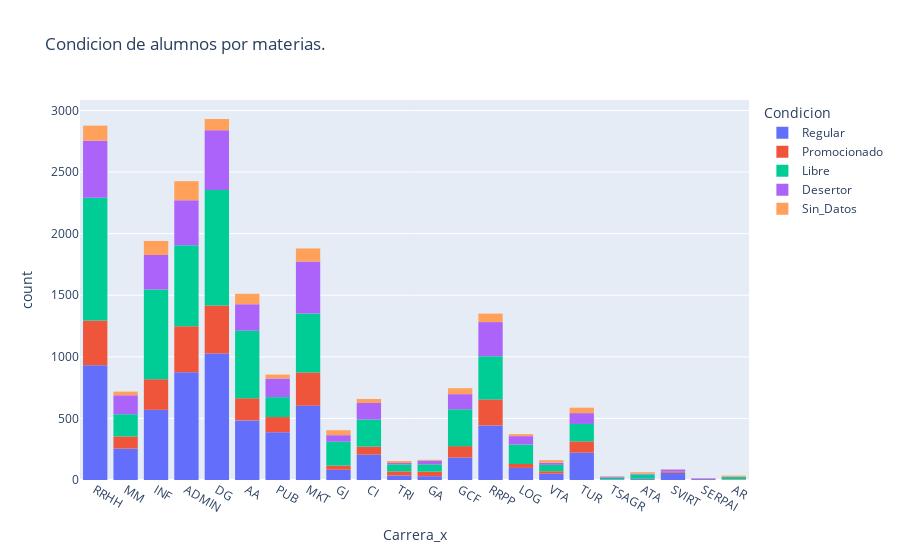

Notebook source saved alongside this figure:
### Code cell
dni_unique = result.drop_duplicates(subset = "Num_Doc")
#by_condicion = dni_unique.sort_values('Carrera')
fig_1 = px.histogram(dni_unique, x="Carrera_x", color="Condicion", title="Condicion de alumnos por materias.")
fig_1.show()

### Figure 1 — Plotly figure (JSON) as saved in the notebook; plotly's stock layout.template omitted (floating-point values rounded to 4 significant figures; data arrays with more than 128 entries replaced by an {"elided": "..."} marker saying what was removed)
{"data": [{"alignmentgroup": "True", "bingroup": "x", "hovertemplate": "Condicion=Regular<br>Carrera_x=%{x}<br>count=%{y}<extra></extra>", "legendgroup": "Regular", "marker": {"color": "#636efa", "pattern": {"shape": ""}}, "name": "Regular", "offsetgroup": "Regular", "orientation": "v", "showlegend": true, "type": "histogram", "x": {"elided": "6567 str values"}, "xaxis": "x", "yaxis": "y"}, {"alignmentgroup": "True", "bingroup": "x", "hovertemplate": "Condicion=Promocionado<br>Carrera_x=%{x}<br>count=%{y}<extra></extra>", "legendgroup": "Promocionado", "marker": {"color": "#EF553B", "pattern": {"shape": ""}}, "name": "Promocionado", "offsetgroup": "Promocionado", "orientation": "v", "showlegend": true, "type": "histogram", "x": {"elided": "2687 str values"}, "xaxis": "x", "yaxis": "y"}, {"alignmentgroup": "True", "bingroup": "x", "hovertemplate": "Condicion=Libre<br>Carrera_x=%{x}<br>count=%{y}<extra></extra>", "legendgroup": "Libre", "marker": {"color": "#00cc96", "pattern": {"shape": ""}}, "name": "Libre", "offsetgroup": "Libre", "orientation": "v", "showlegend": true, "type": "histogram", "x": {"elided": "6288 str values"}, "xaxis": "x", "yaxis": "y"}, {"alignmentgroup": "True", "bingroup": "x", "hovertemplate": "Condicion=Desertor<br>Carrera_x=%{x}<br>count=%{y}<extra></extra>", "legendgroup": "Desertor", "marker": {"color": "#ab63fa", "pattern": {"shape": ""}}, "name": "Desertor", "offsetgroup": "Desertor", "orientation": "v", "showlegend": true, "type": "histogram", "x": {"elided": "3370 str values"}, "xaxis": "x", "yaxis": "y"}, {"alignmentgroup": "True", "bingroup": "x", "hovertemplate": "Condicion=Sin_Datos<br>Carrera_x=%{x}<br>count=%{y}<extra></extra>", "legendgroup": "Sin_Datos", "marker": {"color": "#FFA15A", "pattern": {"shape": ""}}, "name": "Sin_Datos", "offsetgroup": "Sin_Datos", "orientation": "v", "showlegend": true, "type": "histogram", "x": {"elided": "1054 str values"}, "xaxis": "x", "yaxis": "y"}], "layout": {"barmode": "relative", "legend": {"title": {"text": "Condicion"}, "tracegroupgap": 0}, "title": {"text": "Condicion de alumnos por materias."}, "xaxis": {"anchor": "y", "domain": [0, 1], "title": {"text": "Carrera_x"}}, "yaxis": {"anchor": "x", "domain": [0, 1], "title": {"text": "count"}}}}
